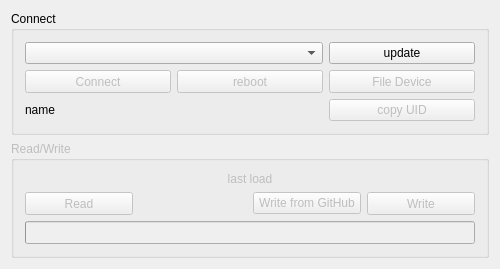
<?xml version="1.0" encoding="UTF-8"?>
<ui version="4.0">
 <class>WLFWClass</class>
 <widget class="QWidget" name="WLFWClass">
  <property name="geometry">
   <rect>
    <x>0</x>
    <y>0</y>
    <width>500</width>
    <height>232</height>
   </rect>
  </property>
  <property name="minimumSize">
   <size>
    <width>0</width>
    <height>0</height>
   </size>
  </property>
  <property name="maximumSize">
   <size>
    <width>500</width>
    <height>300</height>
   </size>
  </property>
  <property name="windowTitle">
   <string>WLFW 4</string>
  </property>
  <layout class="QGridLayout" name="gridLayout_3">
   <item row="0" column="0">
    <widget class="QGroupBox" name="groupBox_2">
     <property name="sizePolicy">
      <sizepolicy hsizetype="Maximum" vsizetype="Maximum">
       <horstretch>0</horstretch>
       <verstretch>0</verstretch>
      </sizepolicy>
     </property>
     <property name="maximumSize">
      <size>
       <width>99999</width>
       <height>99999</height>
      </size>
     </property>
     <property name="title">
      <string>Connect</string>
     </property>
     <layout class="QGridLayout" name="gridLayout_2">
      <item row="1" column="0">
       <widget class="QPushButton" name="pbConnect">
        <property name="enabled">
         <bool>false</bool>
        </property>
        <property name="sizePolicy">
         <sizepolicy hsizetype="Preferred" vsizetype="Preferred">
          <horstretch>0</horstretch>
          <verstretch>0</verstretch>
         </sizepolicy>
        </property>
        <property name="minimumSize">
         <size>
          <width>0</width>
          <height>23</height>
         </size>
        </property>
        <property name="text">
         <string>Сonnect</string>
        </property>
        <property name="checkable">
         <bool>false</bool>
        </property>
       </widget>
      </item>
      <item row="1" column="3">
       <widget class="QPushButton" name="pbFileDevice">
        <property name="enabled">
         <bool>false</bool>
        </property>
        <property name="sizePolicy">
         <sizepolicy hsizetype="Preferred" vsizetype="Maximum">
          <horstretch>0</horstretch>
          <verstretch>0</verstretch>
         </sizepolicy>
        </property>
        <property name="minimumSize">
         <size>
          <width>0</width>
          <height>23</height>
         </size>
        </property>
        <property name="text">
         <string>File Device</string>
        </property>
       </widget>
      </item>
      <item row="1" column="1">
       <widget class="QPushButton" name="pbReboot">
        <property name="enabled">
         <bool>false</bool>
        </property>
        <property name="sizePolicy">
         <sizepolicy hsizetype="Preferred" vsizetype="Maximum">
          <horstretch>0</horstretch>
          <verstretch>0</verstretch>
         </sizepolicy>
        </property>
        <property name="minimumSize">
         <size>
          <width>0</width>
          <height>23</height>
         </size>
        </property>
        <property name="text">
         <string>reboot</string>
        </property>
       </widget>
      </item>
      <item row="4" column="0" colspan="2">
       <widget class="QLabel" name="labelName">
        <property name="text">
         <string>name</string>
        </property>
        <property name="alignment">
         <set>Qt::AlignLeading|Qt::AlignLeft|Qt::AlignVCenter</set>
        </property>
       </widget>
      </item>
      <item row="0" column="0" colspan="2">
       <widget class="QComboBox" name="cbPorts">
        <property name="sizePolicy">
         <sizepolicy hsizetype="Preferred" vsizetype="Preferred">
          <horstretch>0</horstretch>
          <verstretch>0</verstretch>
         </sizepolicy>
        </property>
       </widget>
      </item>
      <item row="0" column="3">
       <widget class="QPushButton" name="pbUpdate">
        <property name="text">
         <string>update</string>
        </property>
       </widget>
      </item>
      <item row="4" column="3">
       <widget class="QPushButton" name="pbCopyUID">
        <property name="enabled">
         <bool>false</bool>
        </property>
        <property name="text">
         <string>copy UID</string>
        </property>
       </widget>
      </item>
     </layout>
    </widget>
   </item>
   <item row="1" column="0">
    <widget class="QGroupBox" name="gbReadWrite">
     <property name="enabled">
      <bool>false</bool>
     </property>
     <property name="sizePolicy">
      <sizepolicy hsizetype="Minimum" vsizetype="Minimum">
       <horstretch>0</horstretch>
       <verstretch>0</verstretch>
      </sizepolicy>
     </property>
     <property name="title">
      <string>Read/Write</string>
     </property>
     <layout class="QGridLayout" name="gridLayout">
      <property name="sizeConstraint">
       <enum>QLayout::SetDefaultConstraint</enum>
      </property>
      <item row="3" column="0" colspan="4">
       <widget class="QProgressBar" name="progressBar">
        <property name="sizePolicy">
         <sizepolicy hsizetype="Expanding" vsizetype="Maximum">
          <horstretch>0</horstretch>
          <verstretch>0</verstretch>
         </sizepolicy>
        </property>
        <property name="minimumSize">
         <size>
          <width>0</width>
          <height>23</height>
         </size>
        </property>
        <property name="maximum">
         <number>100</number>
        </property>
        <property name="value">
         <number>0</number>
        </property>
        <property name="textVisible">
         <bool>false</bool>
        </property>
       </widget>
      </item>
      <item row="2" column="0">
       <widget class="QPushButton" name="pbRead">
        <property name="sizePolicy">
         <sizepolicy hsizetype="Preferred" vsizetype="Preferred">
          <horstretch>0</horstretch>
          <verstretch>0</verstretch>
         </sizepolicy>
        </property>
        <property name="minimumSize">
         <size>
          <width>0</width>
          <height>23</height>
         </size>
        </property>
        <property name="text">
         <string>Read</string>
        </property>
       </widget>
      </item>
      <item row="2" column="2">
       <widget class="QPushButton" name="pbWriteCloud">
        <property name="text">
         <string>Write from GitHub</string>
        </property>
       </widget>
      </item>
      <item row="2" column="3">
       <widget class="QPushButton" name="pbWrite">
        <property name="sizePolicy">
         <sizepolicy hsizetype="Preferred" vsizetype="Maximum">
          <horstretch>0</horstretch>
          <verstretch>0</verstretch>
         </sizepolicy>
        </property>
        <property name="minimumSize">
         <size>
          <width>0</width>
          <height>23</height>
         </size>
        </property>
        <property name="text">
         <string>Write</string>
        </property>
       </widget>
      </item>
      <item row="1" column="0" colspan="4">
       <widget class="QLabel" name="label">
        <property name="sizePolicy">
         <sizepolicy hsizetype="Expanding" vsizetype="Maximum">
          <horstretch>0</horstretch>
          <verstretch>0</verstretch>
         </sizepolicy>
        </property>
        <property name="text">
         <string>last load</string>
        </property>
        <property name="alignment">
         <set>Qt::AlignCenter</set>
        </property>
       </widget>
      </item>
     </layout>
    </widget>
   </item>
  </layout>
 </widget>
 <layoutdefault spacing="6" margin="11"/>
 <resources/>
 <connections/>
</ui>
